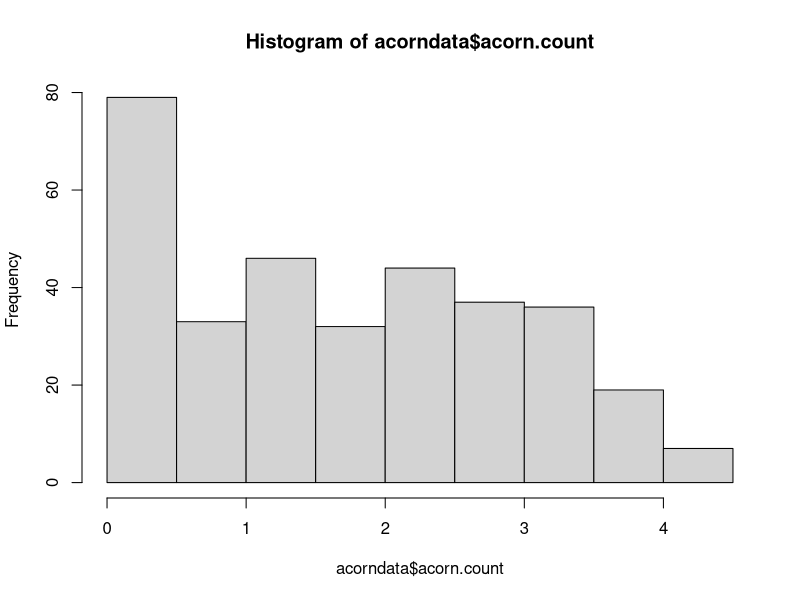
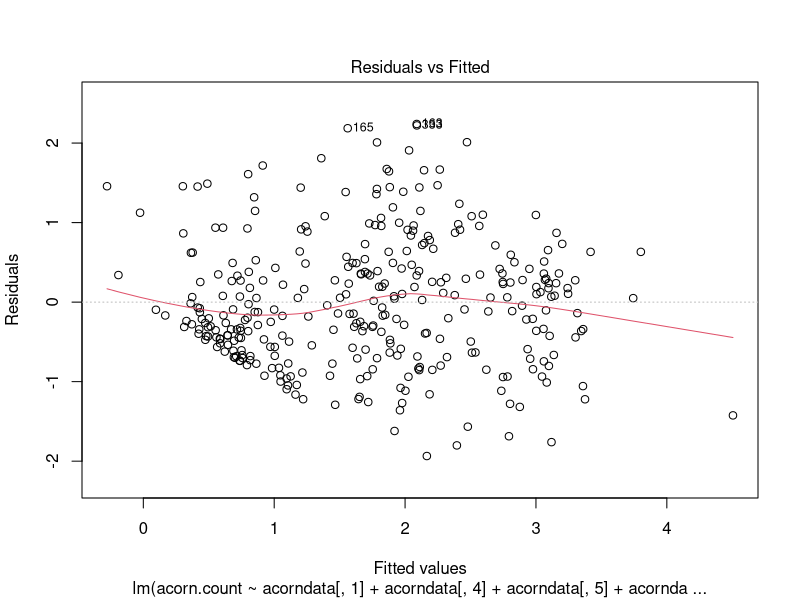
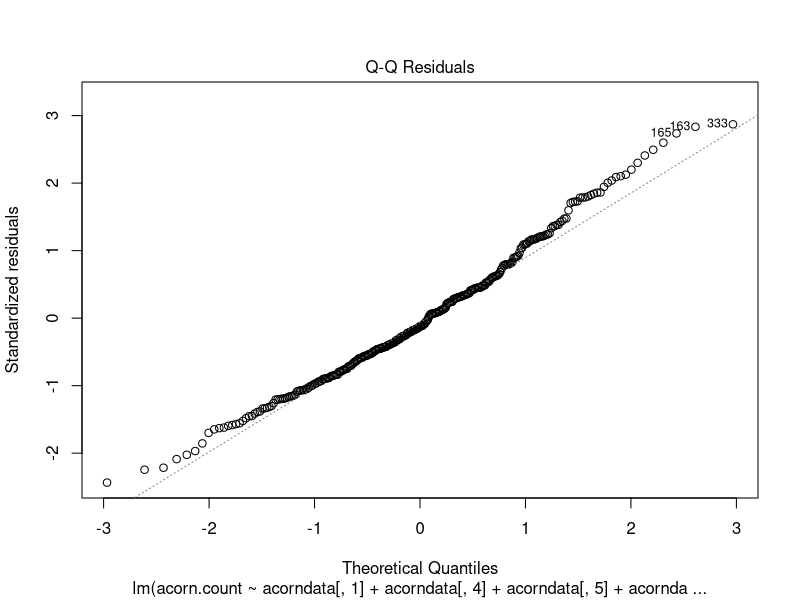
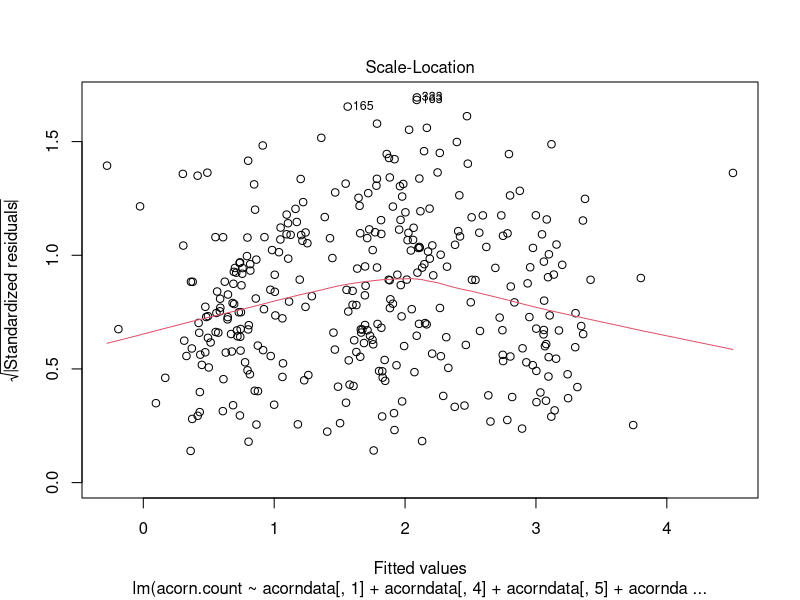
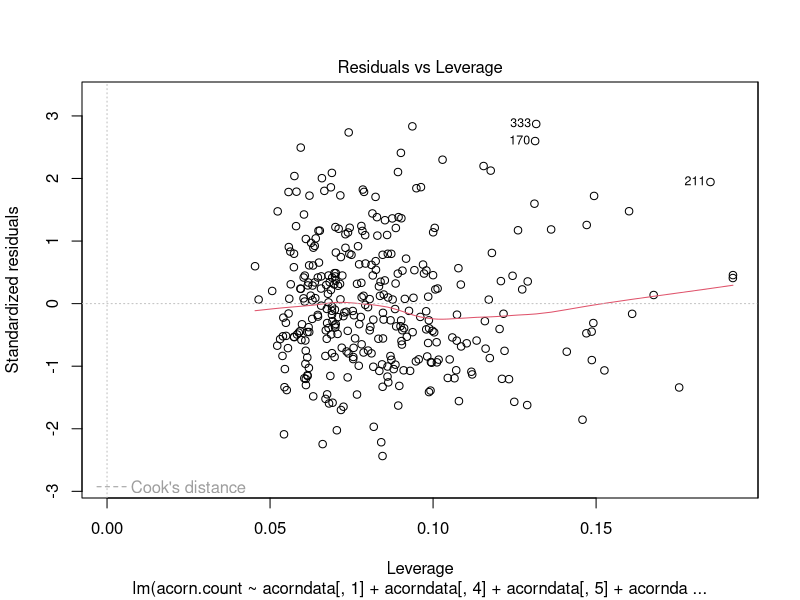

R code for these plots, in order:
## ---- chunk 1
library(MASS)

acorndata <- read.table("acorn_data_stats.csv", header=TRUE, sep="\t")
head(acorndata)
str(acorndata)
## ---- chunk 2
hist(acorndata$acorn.count)
## ---- chunk 3
mlm1 <- lm(acorn.count ~ acorndata[,1] + acorndata[,4] + acorndata[,5] + acorndata[,7] + acorndata[,8] + acorndata[,9] + acorndata[,10] + acorndata[,11] + acorndata[,12] + acorndata[,13] + acorndata[,14] + acorndata[,15] + acorndata[,16] + acorndata[,17] + acorndata[,18] + acorndata[,19] + acorndata[,20], data=acorndata)

# Model checking
plot(mlm1) # no large deviations from LM assumptions

summary(mlm1)
aov(mlm1)
## ---- chunk 4
mlm2 <- update(mlm1, . ~ . - acorndata[,11])
anova(mlm2, mlm1) # No significant difference, drop term
summary(mlm2)

mlm3 <- update(mlm2, . ~ . - acorndata[,20])
anova(mlm3, mlm2) # No significant difference, drop term
summary(mlm3)

mlm4 <- update(mlm3, . ~ . - acorndata[,10])
anova(mlm4, mlm3) # No significant difference, drop term
summary(mlm4)

mlm5 <- update(mlm4, . ~ . - acorndata[,13])
anova(mlm5, mlm4) # No significant difference, drop term
summary(mlm5)

mlm6 <- update(mlm5, . ~ . - acorndata[,16])
anova(mlm6, mlm5) # Marginally significant (p=0.06), drop term
summary(mlm6)

mlm7 <- update(mlm6, . ~ . - acorndata[,19])
anova(mlm7, mlm6) # Significant difference, retain term
summary(mlm7)
## ---- chunk 5
mlmAIC <- stepAIC(mlm1, scope = list(lower = ~ acorndata[,1] + acorndata[,4] + acorndata[,5]))
